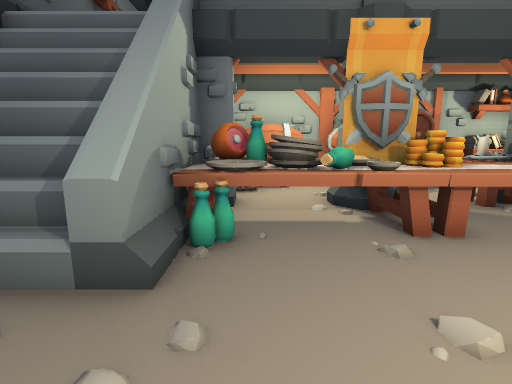
View 1 (above)

16 first-person views from a walk through a Unity game level. The camera is 1.4 m above the floor, tilts 10° down and sees 85° across. The floor is counted in squares, 1 m on a side. Each view is taken from the middle of a square. On the plan, view 1 faces up. The plan holds only what a view shows up to about 14 squares ahead; the rest is blank. The place goes on beyond the plan. The player character is not drawn.

View 2
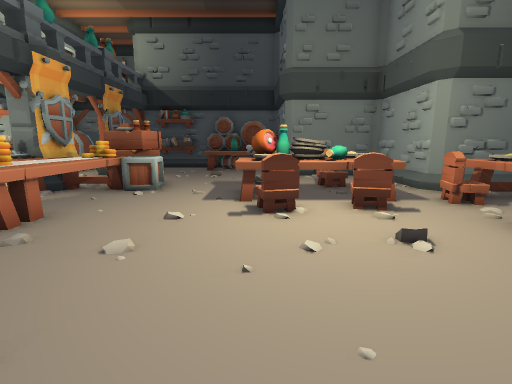

View 3
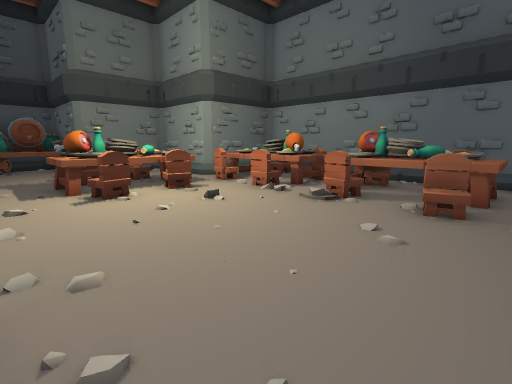

View 4
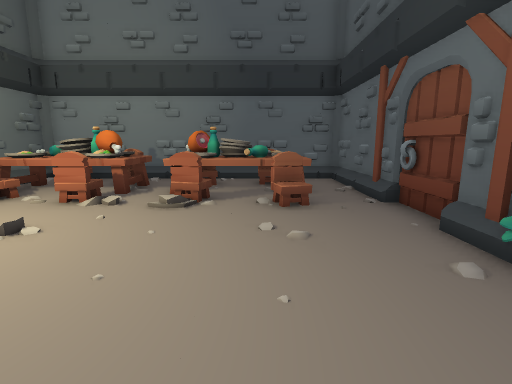

View 5
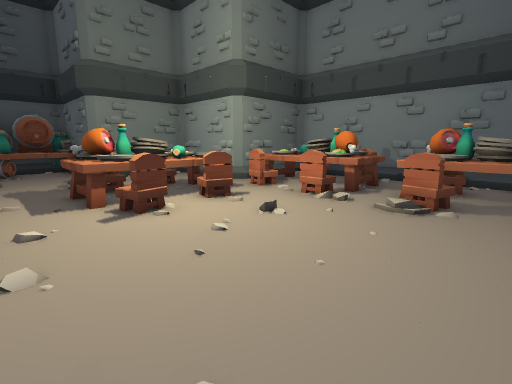

View 6
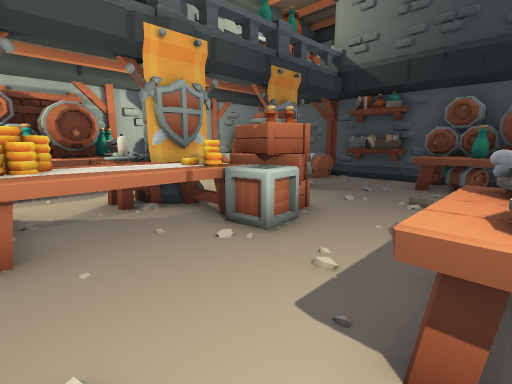

View 7
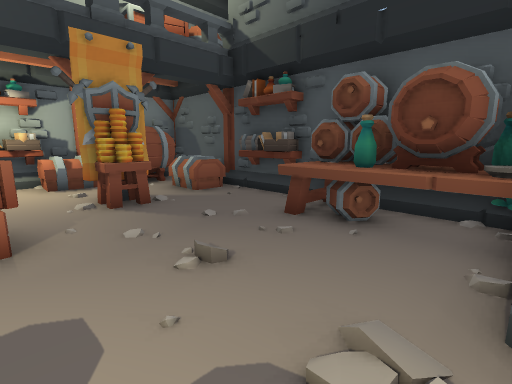

View 8
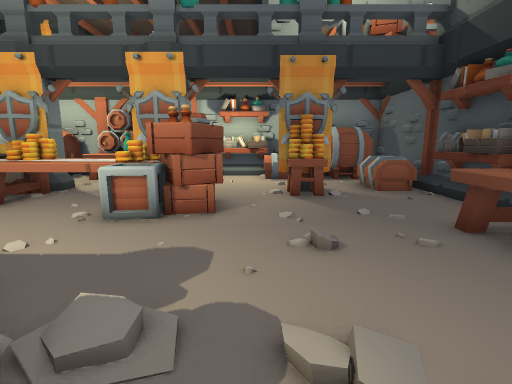

View 9
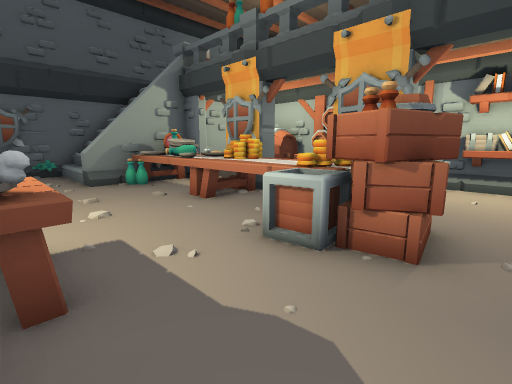

View 10
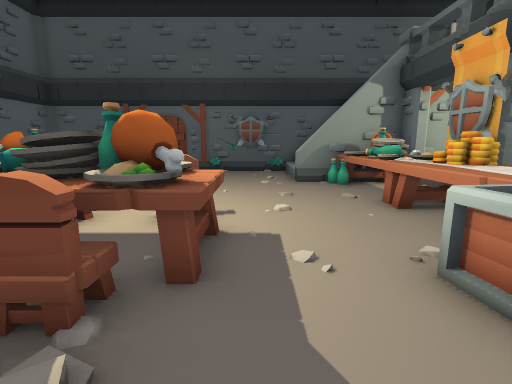

View 11
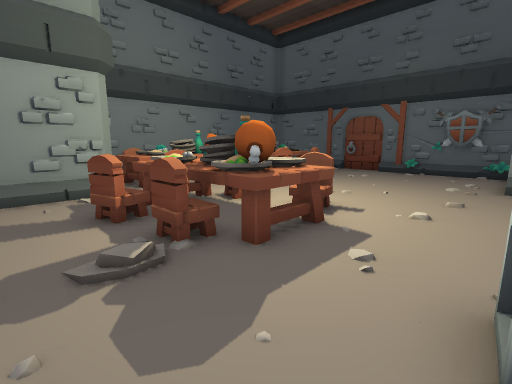

View 12
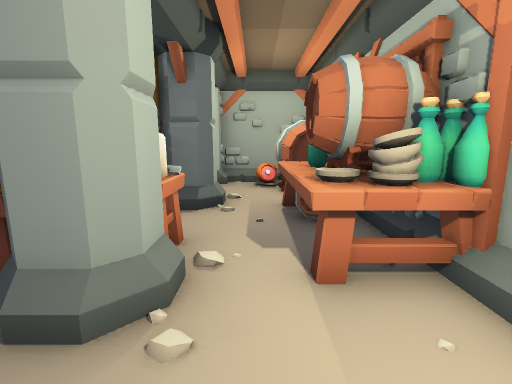

View 13
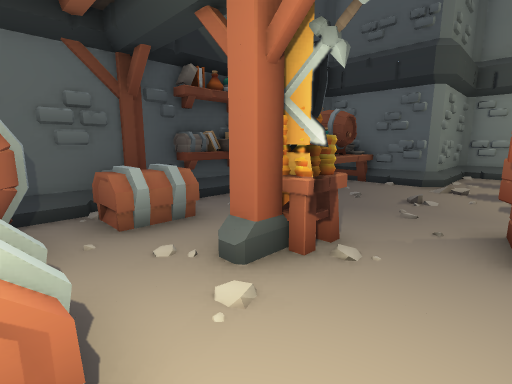

View 14
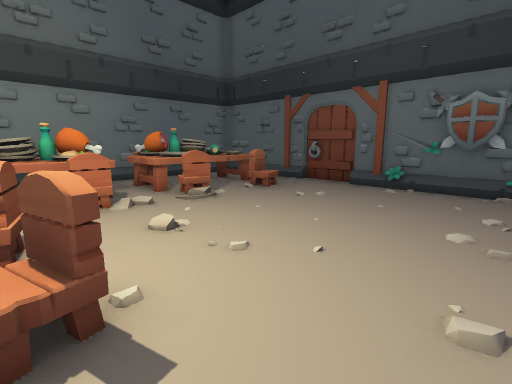

View 15
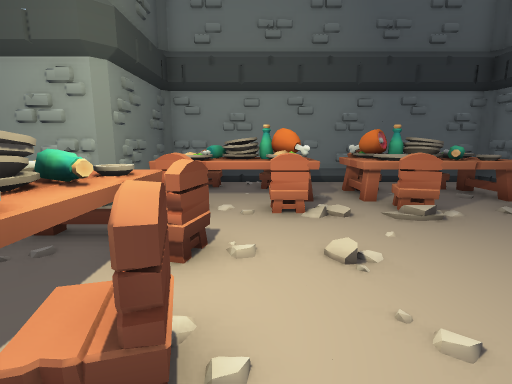

View 16
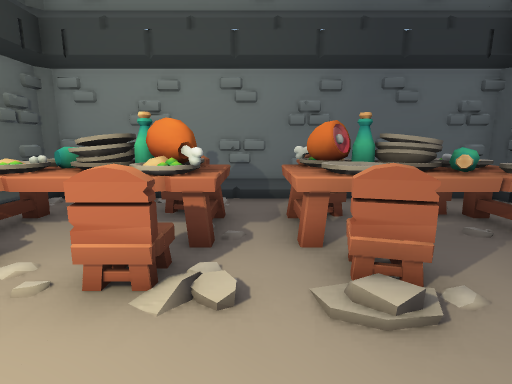

### Floor plan
Key: @ floor where view 1 was taken; # wall or solid block; . floor; / step, stairs or slope; = window, fence, low wall or low ledge; T table; S shelf; P pillar; B bottle; C crate; H chair; O other object.
Columns run from 5 left of view 1 to 14 right of it. Each row starts with its distance up from view 1.
 10      OO#TTTT#SSO#OO#
  9     #OO.TTTT..#O#OO#
  8     #O.............#
  7     #..PP.##P..##.O#
  6     #  PPTT#P..O#.O#
  5     TTTTTTTTCC.O...S
  4 ####BBTTTTTCCC.....S
  3 #==##......CC......#
  2 #................TTT
  1 #................TTT
  0 #....@...HTTH///.TTT
 -1 #........HTTH..###TT
 -2 #........HTTH..#
 -3 #........HTTH..#
 -4 #....///.......#
 -5 #.HHHH.HHHH.####
 -6 #.TTTT.TTTT##
 -7 #.TTTT.TTTT#
 -8 #.HH H.HHHH#
 -9 ############

Where each view was taken, in squares from view 1:
view 1: 0 up, 0 right, facing up
view 2: 0 up, 2 left, facing right
view 3: 2 up, 4 left, facing down-right
view 4: 2 up, 2 left, facing down
view 5: 2 up, 2 left, facing down-right
view 6: 0 up, 3 right, facing up-right
view 7: 1 down, 8 right, facing up-right
view 8: 2 down, 9 right, facing up
view 9: 0 up, 9 right, facing up-left
view 10: 1 up, 9 right, facing left
view 11: 3 up, 9 right, facing down-left
view 12: 8 up, 9 right, facing left
view 13: 9 up, 8 right, facing down-right
view 14: 2 up, 4 right, facing down-left
view 15: 1 up, 3 right, facing down
view 16: 2 down, 1 right, facing down
